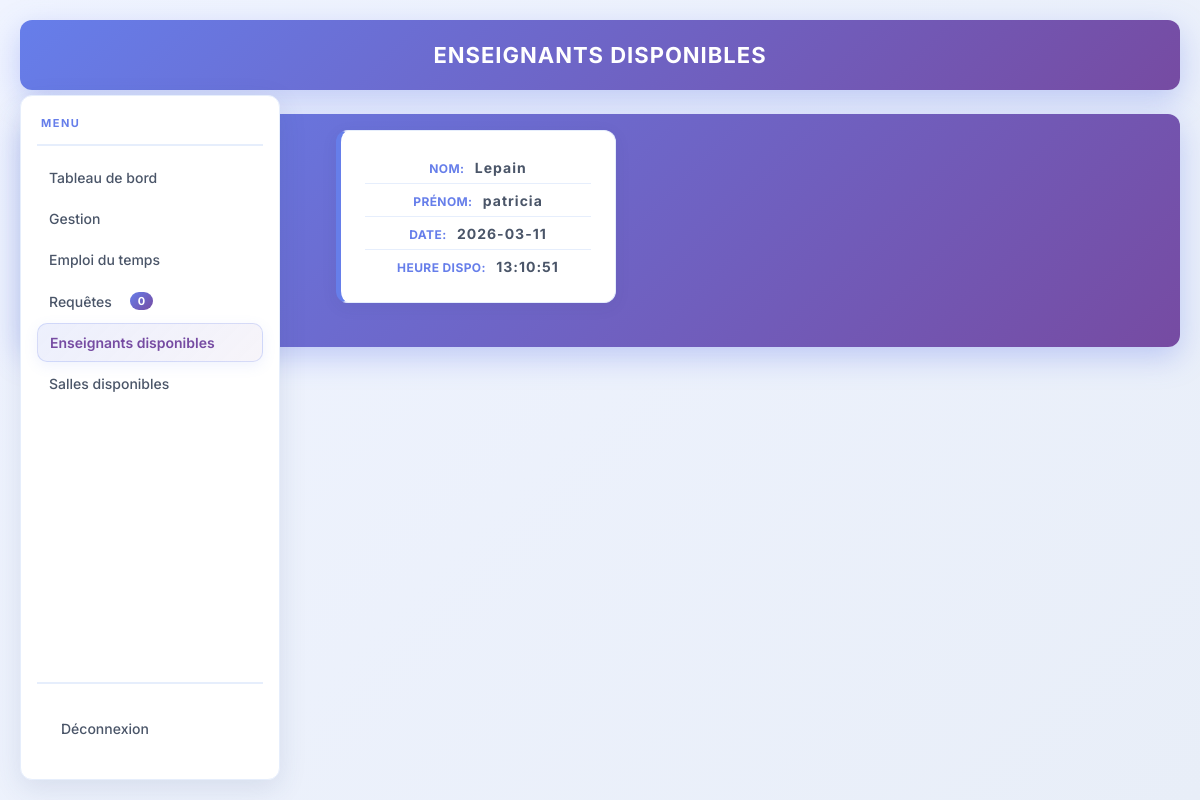
The page /ADMIN/profdispo.php on the database its author committed.
### tables this page shows
CREATE TABLE `DISPONIBILITE` (
  `id_dispo` int(11) NOT NULL,
  `id_personne` int(11) NOT NULL,
  `date` date NOT NULL,
  `heure` time NOT NULL
);

CREATE TABLE `PERSONNE` (
  `id_personne` int(11) NOT NULL,
  `nom` varchar(100) NOT NULL,
  `prenom` varchar(100) NOT NULL,
  `email` varchar(150) NOT NULL,
  `mot_de_passe` varchar(255) NOT NULL,
  `enseignant` tinyint(1) NOT NULL DEFAULT 1,
  `date_inscription` timestamp NULL DEFAULT current_timestamp(),
  `filiere` varchar(20) DEFAULT NULL
);

### ADMIN/profdispo.php (the view, shortened to what this page needs)
<?php
include_once "../ADMIN/con_dbb.php";
$stmt = $con->prepare("SELECT d.*,p.nom,p.prenom FROM DISPONIBILITE d JOIN PERSONNE p ON d.id_personne = p.id_personne WHERE p.enseignant = 1  ORDER BY d.date, d.heure");
$stmt->execute();
$result = $stmt->get_result();
?>
<!DOCTYPE html>
<html lang="fr">
<head>
    <link rel="stylesheet" href="../style/style2.css">
</head>
<body>
    <div class="Gtitre"><b>ENSEIGNANTS DISPONIBLES</b></div>
    <nav>
        <h5 class="menu"><?= svg_icon('menu', 14) ?> MENU</h5>
        <ul class="nav-list" id="navList">
            <li><a href="tableau.php" class="<?= (basename($_SERVER['PHP_SELF'])=='tableau.php') ? 'nav-active' : '' ?>"><?= svg_icon('dashboard', 20) ?>Tableau de bord</a></li>
            <li><a href="Gestion.php" class="<?= (basename($_SERVER['PHP_SELF'])=='Gestion.php') ? 'nav-active' : '' ?>"><?= svg_icon('gestion', 20) ?>Gestion</a></li>
            <li><a href="Emploi.php" class="<?= (basename($_SERVER['PHP_SELF'])=='Emploi.php') ? 'nav-active' : '' ?>"><?= svg_icon('emploi', 20) ?>Emploi du temps</a></li>
            <li><a href="Requetes.php" class="<?= (basename($_SERVER['PHP_SELF'])=='Requetes.php') ? 'nav-active' : '' ?>"><?= svg_icon('requetes', 20) ?>Requêtes
                <span class="badge"><?php echo mysqli_num_rows(mysqli_query($con, "SELECT * FROM REQUETE WHERE statut='en_attente'")); ?></span>
            </a></li>
            <li><a href="profdispo.php" class="<?= (basename($_SERVER['PHP_SELF'])=='profdispo.php') ? 'nav-active' : '' ?>"><?= svg_icon('profdispo', 20) ?>Enseignants disponibles</a></li>
            <li><a href="salles_dispo.php" class="<?= (basename($_SERVER['PHP_SELF'])=='salles_dispo.php') ? 'nav-active' : '' ?>"><?= svg_icon('salles', 20) ?>Salles disponibles</a></li>
        </ul>
        <ul class="nav-footer" id="navFooter">
            <li><a href="../logout.php"><?= svg_icon('logout', 20) ?>Déconnexion</a></li>
        </ul>
    </nav>
    <?php foreach($result as $row) { ?>
    <div class="prof-container">
        <section class="prof">
        <p><strong>Nom:</strong> <?= htmlspecialchars($row['nom'] ?? '') ?></p>
        <p><strong>Prénom:</strong> <?= htmlspecialchars($row['prenom'] ?? '') ?></p>
        <p><strong>Date:</strong> <?= htmlspecialchars($row['date'] ?? '') ?></p>
        <p><strong>Heure dispo:</strong> <?= htmlspecialchars($row['heure']) ?? '' ?></p>
    </section>
    </div>
    <?php
}
?>
</body>
</html>

### rows shown on the page
disponibilite: id_personne.nom "Lepain", id_personne.prenom "patricia", date "2026-03-11", heure "13:10:51"
